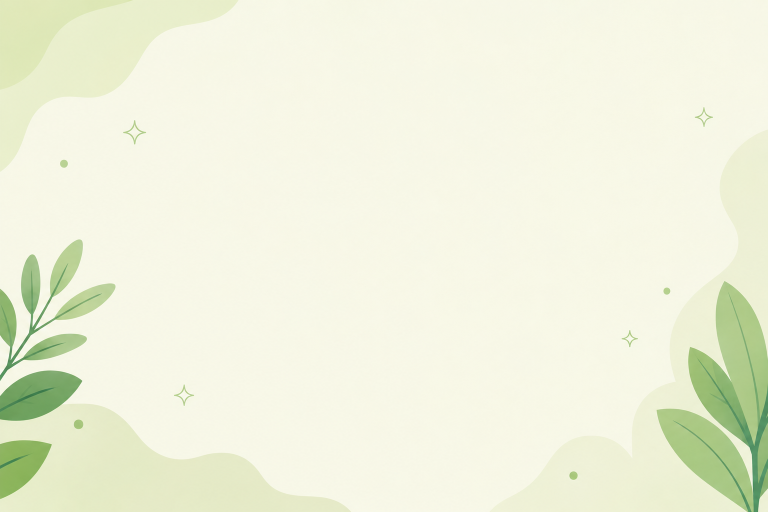
#> input picture Lumen.png, 1536 x 1024 px (shown at 1/2 size)
$ python hojas_mascara.py
#> lines starting #> are read from the running program, lines starting #| are printed output that depends on the picture
#!/usr/bin/env python3
"""
LUMEA · hojas_mascara.py — saca de Lumen.png (el fondo de hojas de Sara) solo las hojas, las formas y los destellos.

Para qué: en las páginas públicas el fondo es BLANCO (decisión de Isabella) y el color de la paleta va solo en los
adornos. Lumen.png trae un fondo crema, así que no se puede teñir tal cual. Este script lo convierte en una máscara:
un PNG blanco cuyo ALPHA es «cuánto se aparta cada punto del crema del fondo». Con esa máscara el CSS pinta los
adornos de UN color plano de la paleta (estilos/publico.css, `mask-image`), con la misma composición que Sara
dibujó y sin mezclar colores: bajar o subir el adorno es cambiar una opacidad.

Se corre una vez, o cuando cambie Lumen.png:
    python3 herramientas/hojas_mascara.py
Necesita Pillow y numpy. Escribe img/hojas-mascara.png.
"""
from pathlib import Path

import numpy as np
from PIL import Image, ImageFilter

RAIZ = Path(__file__).resolve().parent.parent
ENTRADA = RAIZ / "Lumen.png"
SALIDA = RAIZ / "img" / "hojas-mascara.png"

ANCHO = 1152            # el fondo se estira con `cover`; no hace falta la resolución original (1536 px)
RUIDO = 5.0             # lo que se aparta del crema por simple textura de papel: no cuenta como adorno
GAMMA = 0.7             # < 1 sube las formas suaves y los destellos finos para que no se pierdan


def main():
    img = Image.open(ENTRADA).convert("RGB")
#> img is the input picture: PIL image 1536x1024 RGB; mean R, G, B 239, 241.9, 220
    alto = round(img.height * ANCHO / img.width)
#> alto = 768
    img = img.resize((ANCHO, alto), Image.LANCZOS).filter(ImageFilter.GaussianBlur(0.6))
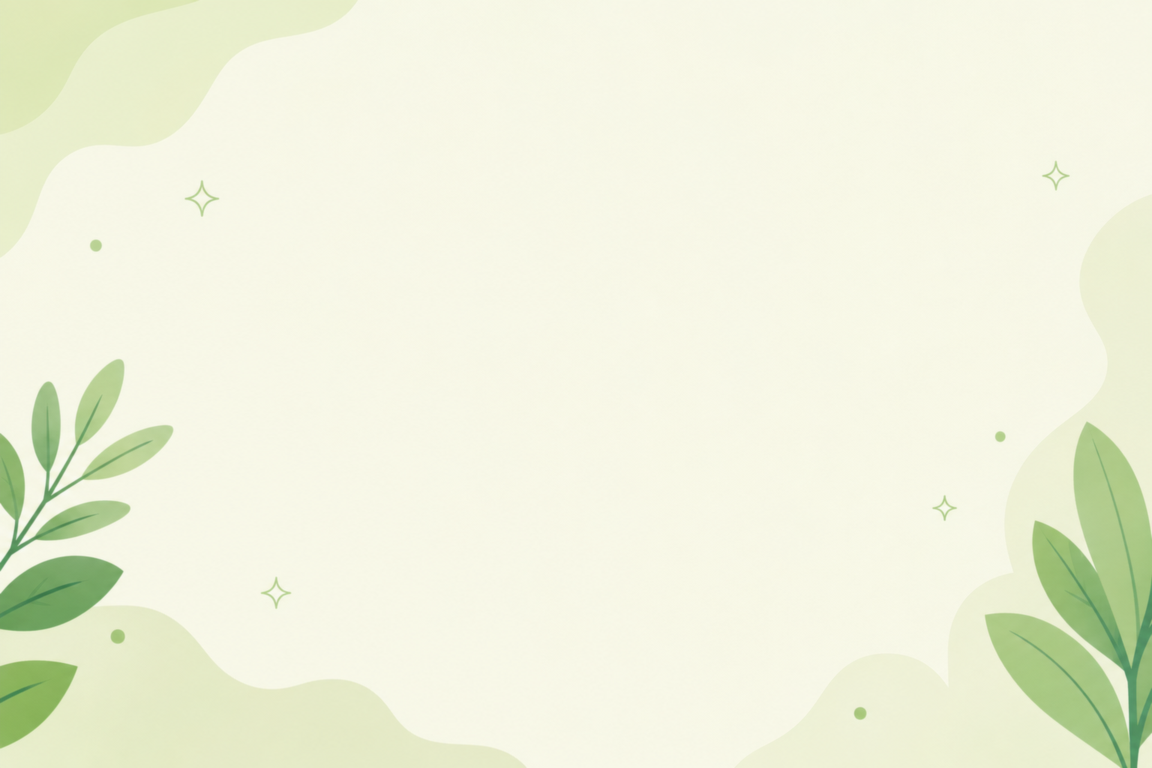
#> img: PIL image 1152x768 RGB; mean R, G, B 239, 241.9, 220
    datos = np.asarray(img, dtype=np.float32)

    # El crema del fondo: la mediana de una franja del centro, donde no hay adornos
    centro = datos[alto // 4: alto // 2, ANCHO // 3: 2 * ANCHO // 3].reshape(-1, 3)
    crema = np.median(centro, axis=0)
#> crema = [247, 247, 231]

    # Qué tanto se aparta cada punto del crema (distancia entre colores) -> 0 a 1
    distancia = np.sqrt(((datos - crema) ** 2).sum(axis=2))
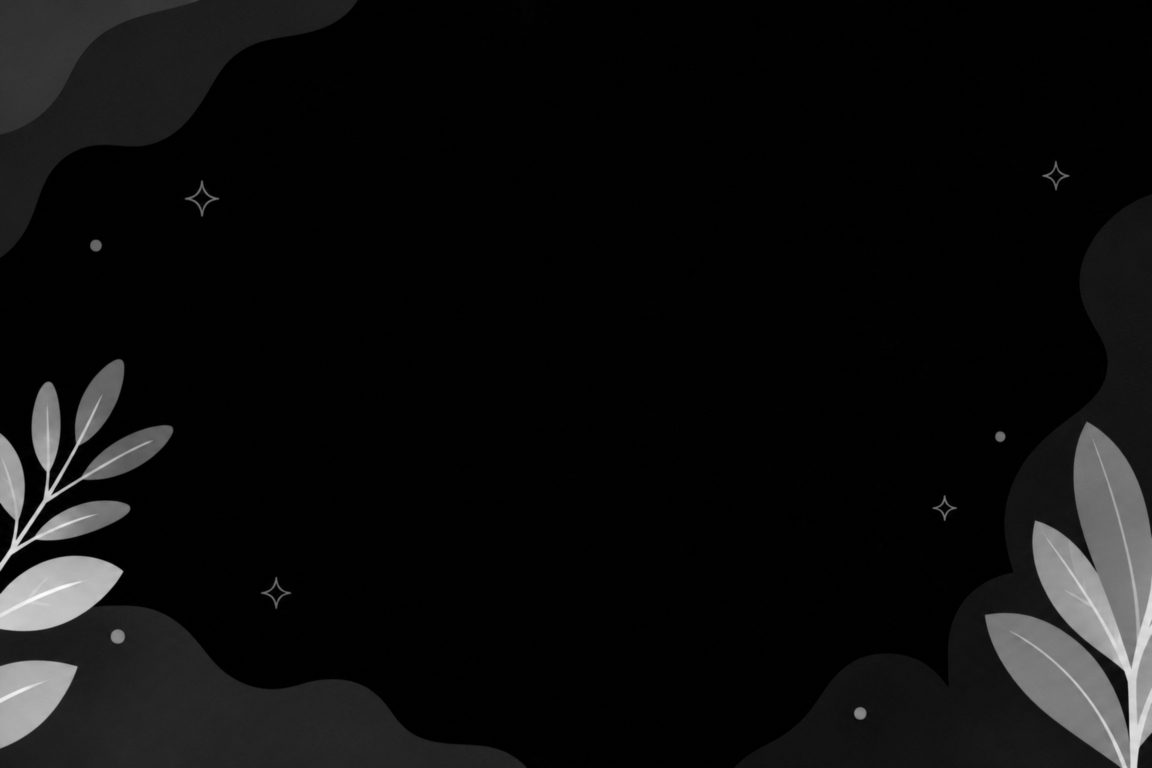
#> distancia: shape (768, 1152) float32; min 0, max 277.6, mean 15.5; drawn with min black and max white
    tope = np.percentile(distancia, 99.7)
#> tope = 222.8
    alpha = np.clip((distancia - RUIDO) / (tope - RUIDO), 0, 1) ** GAMMA
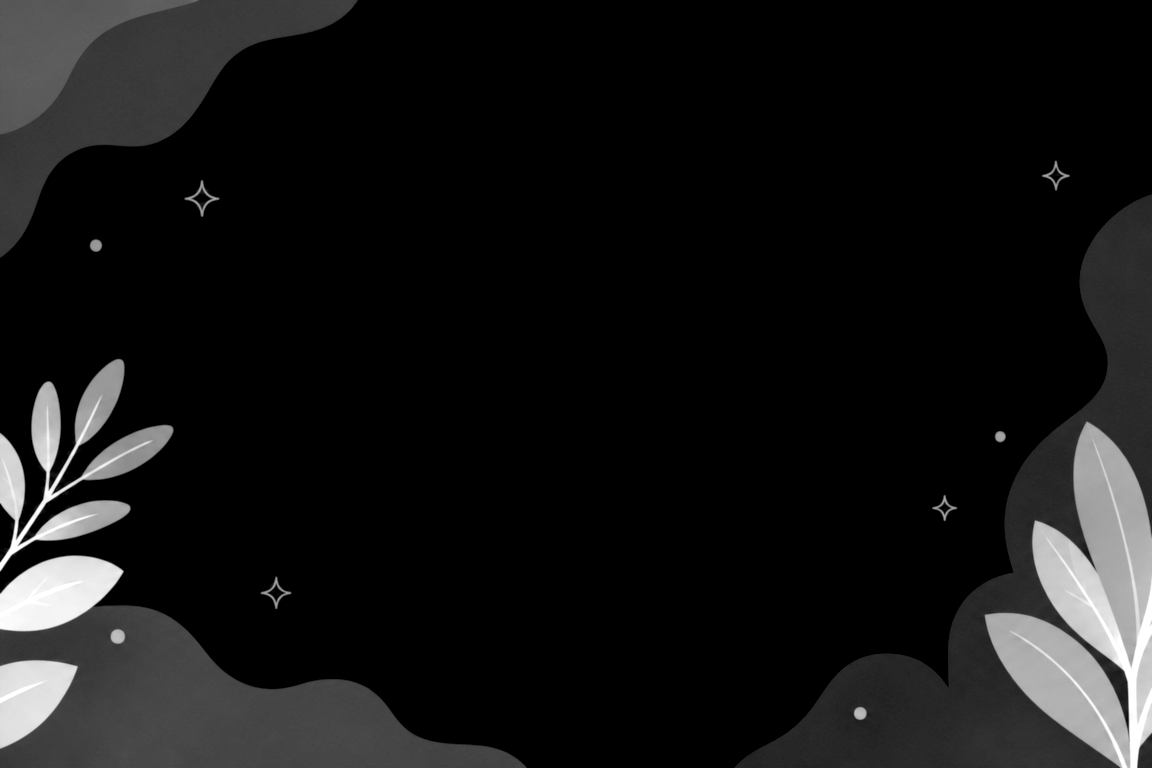
#> alpha: shape (768, 1152) float32; min 0, max 1, mean 0.0836

    mascara = np.zeros((alto, ANCHO, 4), dtype=np.uint8)
    mascara[..., :3] = 255
    mascara[..., 3] = (alpha * 255).round().astype(np.uint8)
    Image.fromarray(mascara, "RGBA").save(SALIDA, optimize=True)
    print(f"{SALIDA.relative_to(RAIZ)}: {ANCHO}x{alto}, crema {crema.round().astype(int).tolist()}, "
          f"{SALIDA.stat().st_size // 1024} KB")
#| img/hojas-mascara.png: 1152x768, crema [247, 247, 231], 137 KB


if __name__ == "__main__":
    main()
